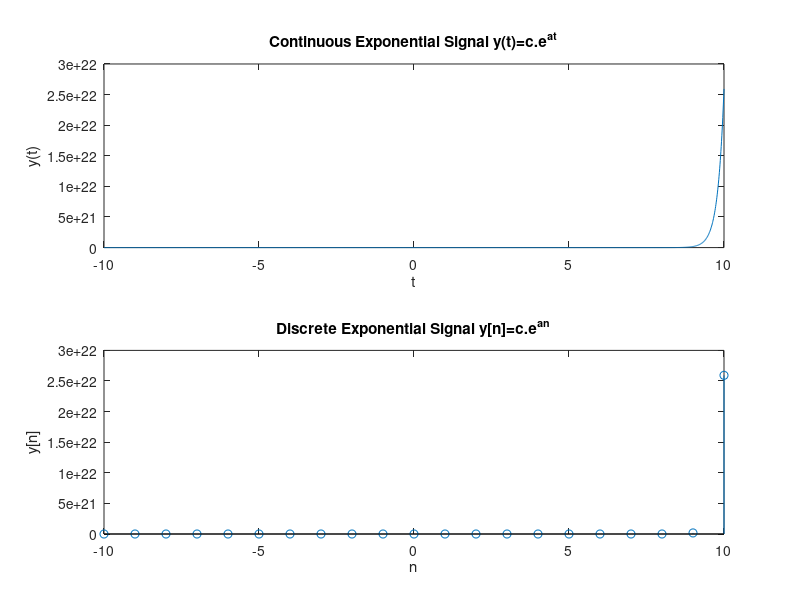

Write MATLAB code to recreate this figure.
t=-10:0.01:10;
n=-10:10;
c = input('Enter the value of c\n');
a= input('Enter the value of a\n');
y=c*exp(a*t);
z=c*exp(a*n);
subplot(2,1,1);
plot(t,y);
xlabel('t');
ylabel('y(t)');
title('Continuous Exponential Signal y(t)=c.e^{at}');
subplot(2,1,2);
stem(n,z);
xlabel('n');
ylabel('y[n]');
title('Discrete Exponential Signal y[n]=c.e^{an}');